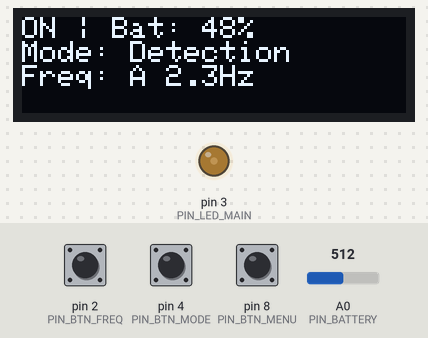
Recording of a sketch running on a simulated Arduino Uno, built with avr-gcc and run on an emulated ATmega328P. On the bench: 128×32 one-colour display, output pins drawn as LEDs (lit = HIGH). The test bench sets the inputs (shaded band); at power-on: pin 4 (PIN_BTN_MODE) HIGH, pin 2 (PIN_BTN_FREQ) HIGH, pin 8 (PIN_BTN_MENU) HIGH, A0 (PIN_BATTERY) = 512. EEPROM starts erased; what the sketch prints to the serial monitor is not drawn.

Above: at 5.6 s.
5.7 s: pin 4 (PIN_BTN_MODE) pulled LOW for 0.15 s
At 6.5 s:
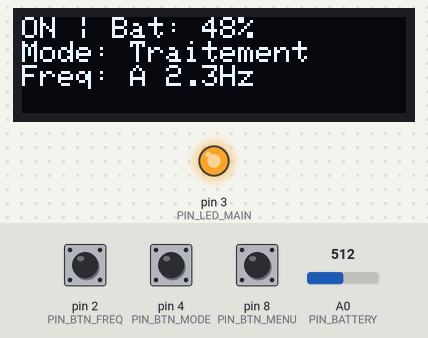
7.3 s: pin 4 (PIN_BTN_MODE) pulled LOW for 1 s
At 7.7 s:
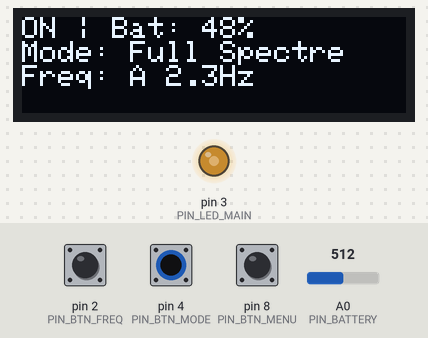
9.8 s: pin 2 (PIN_BTN_FREQ) pulled LOW for 0.15 s
At 10.8 s:
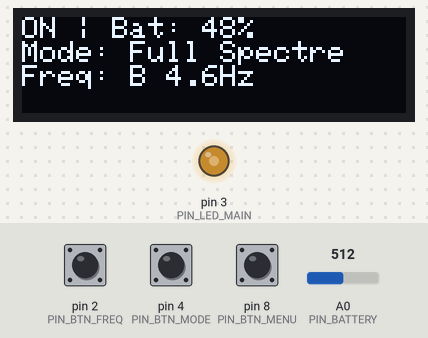
11.4 s: pin 8 (PIN_BTN_MENU) pulled LOW for 0.15 s
At 12.0 s:
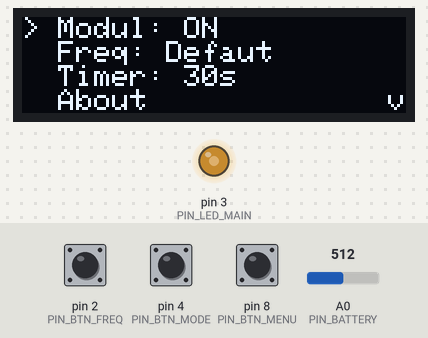
13.0 s: pin 8 (PIN_BTN_MENU) pulled LOW for 1 s
At 13.5 s:
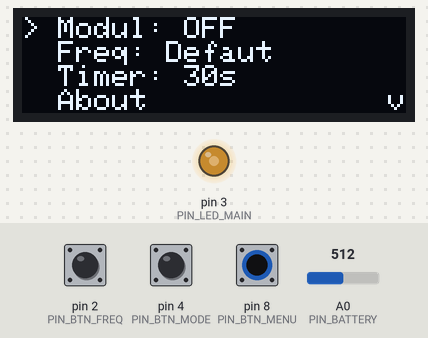
15.5 s: pin 4 (PIN_BTN_MODE) pulled LOW for 0.15 s
At 16.3 s:
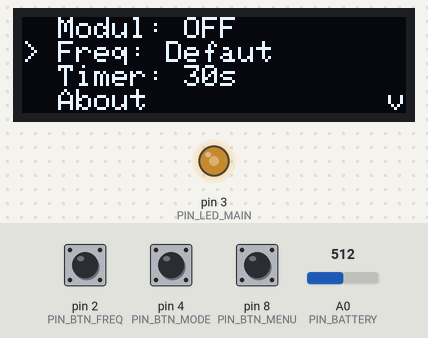
Timing chart, 0 to 18.1 s (numbered marks = the images above; inputs shaded):
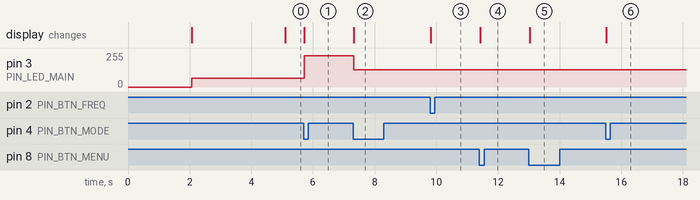

Measured:
- after the input at 5.7 s, pin 3 (PIN_LED_MAIN): 64/255 → 235/255 at once; the display: changes at once (image 1)
- after the input at 7.3 s, pin 3 (PIN_LED_MAIN): 235/255 → 128/255 at once; the display: changes at once (image 2)
- after the input at 9.8 s, the display: changes at once (image 3)
- after the input at 11.4 s, the display: changes at once (image 4)
- after the input at 13.0 s, the display: changes at once (image 5)
- after the input at 15.5 s, the display: changes at once (image 6)

The sketch:

stylet_auriculo_ATmega328P_v8.0_flashVersion.ino
```cpp
// (licence header left out)
#include <Wire.h>
#include <Adafruit_GFX.h>
#include <Adafruit_SSD1306.h>
#include <EEPROM.h>
#include <avr/pgmspace.h>

// ═══ Configuration OLED ═══
#define SCREEN_WIDTH 128
#define SCREEN_HEIGHT 32
#define OLED_RESET -1
#define SCREEN_ADDRESS 0x3C
Adafruit_SSD1306 display(SCREEN_WIDTH, SCREEN_HEIGHT, &Wire, OLED_RESET);

// ═══ Pins ═══
const uint8_t PIN_LED_MAIN = 3;     // PWM Timer2 (PD3/D3)
const uint8_t PIN_BTN_FREQ = 2;     // INT0 (PD2/D2)
const uint8_t PIN_BTN_MODE = 4;     // (PD4/D4)
const uint8_t PIN_BTN_MENU = 8;     // (PB0/D8)
const uint8_t PIN_BATTERY  = A0;    // ADC0 (PC0/A0)

// ═══ PWM ═══
#define PWM_MAX 255                    // 8-bit PWM maximum

// ═══ Fréquences de Nogier (Hz) ═══
const float frequencies[] PROGMEM = {
  2.28,   // A - Fréquence cellulaire
  4.56,   // B - Fréquence nutritive
  9.12,   // C - Fréquence nerveuse
  18.25,  // D - Fréquence circulatoire
  36.50,  // E - Fréquence psychique
  73.00,  // F - Fréquence dégénérescence
  146.00, // G - Fréquence séquentielle
  276.00  // L - Fréquence universelle
};
const char freqNames[] PROGMEM = {'A', 'B', 'C', 'D', 'E', 'F', 'G', 'L'};

// ═══ Mesure batterie (standalone : ATmega328P-AU @ 3.3V, batterie Li-Ion) ═══
// VREF = VCC = 3.3V (sortie LDO MCP1700T)
const float VREF = 3.3;               // Référence ADC = VCC 3.3V
const float R_HIGH = 100000.0;         // R8 = 100kΩ (diviseur haut)
const float R_LOW  = 33000.0;          // R9 = 33kΩ  (diviseur bas)
const float VBAT_MAX = 4.2;            // Tension max Li-Ion chargée
const float VBAT_MIN = 3.0;            // Tension min cutoff Li-Ion

// ═══ Modes de fonctionnement ═══
enum Mode {
  MODE_DETECTION = 0,
  MODE_TREATMENT,
  MODE_WHITE,
  MODE_COUNT
};

const char modeName0[] PROGMEM = "Detection";
const char modeName1[] PROGMEM = "Traitement";
const char modeName2[] PROGMEM = "Full Spectre";
const char* const modeNames[MODE_COUNT] PROGMEM = {
  modeName0, modeName1, modeName2
};

// Duty cycles moyens par mode (pour 8-bit PWM : 0-255)
const uint8_t modeDutyCycles[MODE_COUNT] = {
  64,   // DETECTION  : 25% de 255 ≈ 64  (5mA)
  235,  // TREATMENT  : 92% de 255 ≈ 235 (20mA)
  128   // WHITE      : 50% de 255 = 128 (10mA)
};

// ═══ État du système ═══
volatile uint8_t currentFreq = 0;       // Index fréquence actuelle (0-7)
volatile uint8_t currentMode = MODE_DETECTION;
volatile bool btnFreqPressed = false;
volatile bool btnModePressed = false;
volatile bool btnMenuPressed = false;

// ⭐ Modulation
bool modulationEnabled = true;          // Modulation ON/OFF
const float MODULATION_DEPTH = 0.70;    // Profondeur 70%

// ⭐ Ajustement fréquences (±30%)
uint8_t freqAdjustIndex = 1;            // 0=-30%, 1=Défaut, 2=+30%
const float freqMultipliers[] PROGMEM = {0.70, 1.00, 1.30};
const char freqAdjL0[] PROGMEM = "-30%";
const char freqAdjL1[] PROGMEM = "Defaut";
const char freqAdjL2[] PROGMEM = "+30%";
const char* const freqAdjustLabels[] PROGMEM = {freqAdjL0, freqAdjL1, freqAdjL2};

// ⭐ Menu OLED
enum MenuState {
  MENU_MAIN_DISPLAY = 0,
  MENU_CONFIG,
  MENU_TIMER_SET,
  MENU_ABOUT,
  MENU_COUNT
};
MenuState menuState = MENU_MAIN_DISPLAY;
uint8_t menuSelection = 0;

// ⭐ Timer (en secondes, pas de 10s)
bool timerEnabled = false;
uint16_t timerSeconds = 0;              // Secondes restantes
uint16_t timerSetSeconds = 30;          // Durée configurée (secondes, défaut 30s)
unsigned long timerLastUpdate = 0;

// Anti-rebond boutons (un timer par bouton)
const uint16_t DEBOUNCE_DELAY = 200;
unsigned long lastDebounceFreq = 0;
unsigned long lastDebounceMode = 0;
unsigned long lastDebounceMenu = 0;

// Mesure batterie
float batteryVoltage = 4.2;
uint8_t batteryPercent = 100;
unsigned long lastBatteryCheck = 0;
const uint16_t BATTERY_CHECK_INTERVAL = 5000;

// EEPROM addresses
const uint8_t EEPROM_ADDR_MODULATION = 0;
const uint8_t EEPROM_ADDR_TIMER_TENS = 1;   // Stocké en dizaines de secondes (3=30s, 6=60s...)
const uint8_t EEPROM_ADDR_FREQ_ADJUST = 2;  // Index ajustement fréquence (0/1/2)

// ═══ Helpers PROGMEM ═══
// Lire un float depuis PROGMEM
float getFrequency(uint8_t idx) {
  float val;
  memcpy_P(&val, &frequencies[idx], sizeof(float));
  return val;
}
float getFreqMultiplier(uint8_t idx) {
  float val;
  memcpy_P(&val, &freqMultipliers[idx], sizeof(float));
  return val;
}
// Lire un char depuis PROGMEM
char getFreqName(uint8_t idx) {
  return (char)pgm_read_byte(&freqNames[idx]);
}
// Lire un string PROGMEM dans un buffer
char _pgmBuf[16];
const char* getModeName(uint8_t idx) {
  strcpy_P(_pgmBuf, (const char*)pgm_read_ptr(&modeNames[idx]));
  return _pgmBuf;
}
const char* getFreqAdjLabel(uint8_t idx) {
  strcpy_P(_pgmBuf, (const char*)pgm_read_ptr(&freqAdjustLabels[idx]));
  return _pgmBuf;
}

// ═══════════════════════════════════════════════════════════════════════════
//  SETUP
// ═══════════════════════════════════════════════════════════════════════════

void setup() {
  // Initialisation série (debug via FTDI si connecté)
  Serial.begin(57600);
  Serial.println(F("\n=== Stylet Auriculotherapie v8.0 (Flash) ==="));
  Serial.println(F("ATmega328P-AU @ 8MHz / 3.3V\n"));

  // Configuration des pins
  pinMode(PIN_LED_MAIN, OUTPUT);
  pinMode(PIN_BTN_FREQ, INPUT_PULLUP);
  pinMode(PIN_BTN_MODE, INPUT_PULLUP);
  pinMode(PIN_BTN_MENU, INPUT_PULLUP);
  pinMode(PIN_BATTERY, INPUT);

  // Configuration PWM Timer2 pour LED principale
  setupPWM();

  // Initialisation I2C
  Wire.begin();
  Wire.setClock(100000);  // 100kHz (safe pour OLED)

  // Initialisation OLED (pas de delay - laisser le condensateur chargé)
  if(!display.begin(SSD1306_SWITCHCAPVCC, SCREEN_ADDRESS)) {
    Serial.println(F("OLED non detecte !"));
  } else {
    Serial.println(F("OLED initialise"));
    display.clearDisplay();
    display.setTextSize(1);
    display.setTextColor(SSD1306_WHITE);

    // Splash screen
    display.setCursor(10, 8);
    display.println(F("Stylet Auriculo"));
    display.setCursor(35, 20);
    display.println(F("v8.0"));
    display.display();
    delay(2000);
  }

  // Charger configuration depuis EEPROM
  loadConfig();

  // Attachement interruptions boutons
  attachInterrupt(digitalPinToInterrupt(PIN_BTN_FREQ), isrBtnFreq, FALLING);

  // Affichage initial
  updateDisplay();

  Serial.println(F("Systeme initialise"));
  Serial.print(F("Freq: ")); Serial.print(getFreqName(currentFreq));
  Serial.print(F(" (")); Serial.print(getFrequency(currentFreq)); Serial.println(F(" Hz)"));
  Serial.print(F("Mode: ")); Serial.println(getModeName(currentMode));
  Serial.print(F("Modulation: ")); Serial.println(modulationEnabled ? F("ON") : F("OFF"));
  Serial.print(F("Freq Adjust: ")); Serial.println(getFreqAdjLabel(freqAdjustIndex));
}

// ═══════════════════════════════════════════════════════════════════════════
//  LOOP PRINCIPAL
// ═══════════════════════════════════════════════════════════════════════════

void loop() {
  static unsigned long lastModulationUpdate = 0;

  // Gestion boutons
  handleButtons();

  // Calcul PWM avec modulation
  // modulationEnabled=true → "ON" à l'écran → lumière stable (lissage actif)
  // modulationEnabled=false → "OFF" à l'écran → variation visuelle des fréquences
  if (currentMode != MODE_WHITE && !modulationEnabled) {
    // Modulation OFF → on voit les fréquences varier
    if (millis() - lastModulationUpdate >= 1) {  // Update 1ms
      lastModulationUpdate = millis();
      uint8_t pwmValue = calculateModulatedPWM();
      analogWrite(PIN_LED_MAIN, pwmValue);
    }
  } else {
    // Modulation ON ou mode BLANC → duty cycle fixe (lumière stable)
    analogWrite(PIN_LED_MAIN, modeDutyCycles[currentMode]);
  }

  // Mesure batterie périodique
  if (millis() - lastBatteryCheck >= BATTERY_CHECK_INTERVAL) {
    lastBatteryCheck = millis();
    updateBatteryStatus();
  }

  // Gestion timer
  if (timerEnabled) {
    updateTimer();
  }

  // Mise à jour affichage périodique
  static unsigned long lastDisplayUpdate = 0;
  if (millis() - lastDisplayUpdate > 500) {
    lastDisplayUpdate = millis();
    updateDisplay();
  }
}

// ═══════════════════════════════════════════════════════════════════════════
//  CALCUL PWM AVEC MODULATION
// ═══════════════════════════════════════════════════════════════════════════

// Helper : fréquence ajustée selon réglage utilisateur (±30%)
float getAdjustedFreq() {
  return getFrequency(currentFreq) * getFreqMultiplier(freqAdjustIndex);
}

uint8_t calculateModulatedPWM() {
  // Formule : PWM = duty_moyen ± (amplitude × sin(2π × freq_nogier × t))

  float timeSeconds = millis() / 1000.0;
  float freqNogier = getAdjustedFreq();
  uint8_t baseDuty = modeDutyCycles[currentMode];

  // Amplitude de modulation (70% de la plage disponible)
  float amplitude = (PWM_MAX / 2.0) * MODULATION_DEPTH;

  // Calcul sinusoïdal
  float modulationFactor = sin(2.0 * PI * freqNogier * timeSeconds);

  // Application
  int16_t pwmValue = baseDuty + (amplitude * modulationFactor);

  // Saturation
  if (pwmValue < 0) pwmValue = 0;
  if (pwmValue > PWM_MAX) pwmValue = PWM_MAX;

  return (uint8_t)pwmValue;
}

// ═══════════════════════════════════════════════════════════════════════════
//  CONFIGURATION PWM TIMER2
// ═══════════════════════════════════════════════════════════════════════════

void setupPWM() {
  // Timer2 : Fast PWM, non-inverting, prescaler /32
  // Fréquence = 8MHz / (32 × 256) = 976 Hz

  TCCR2A = _BV(COM2B1) | _BV(WGM21) | _BV(WGM20);  // Fast PWM, Clear OC2B
  TCCR2B = _BV(CS21) | _BV(CS20);                  // Prescaler /32
  OCR2B = 0;                                       // Duty cycle initial 0%
}

// ═══════════════════════════════════════════════════════════════════════════
//  AFFICHAGE OLED
// ═══════════════════════════════════════════════════════════════════════════

void updateDisplay() {


  display.clearDisplay();

  switch (menuState) {
    case MENU_MAIN_DISPLAY:
      drawMainScreen();
      break;
    case MENU_CONFIG:
      drawConfigMenu();
      break;
    case MENU_TIMER_SET:
      drawTimerSetScreen();
      break;
    case MENU_ABOUT:
      drawAboutScreen();
      break;
  }

  display.display();
}

void drawMainScreen() {
  display.setTextSize(1);

  // Ligne 1 (Y=0) : Statut + Batterie
  display.setCursor(0, 0);
  display.print(F("ON | Bat: "));
  display.print(batteryPercent);
  display.print(F("%"));

  // Ligne 2 (Y=8) : Mode + Modulation
  display.setCursor(0, 8);
  display.print(F("Mode: "));
  display.print(getModeName(currentMode));
  if (!modulationEnabled && currentMode != MODE_WHITE) {
    display.print(F(" [MOD]"));
  }

  // Ligne 3 (Y=16) : Fréquence
  display.setCursor(0, 16);
  display.print(F("Freq: "));
  display.print(getFreqName(currentFreq));
  display.print(F(" "));
  display.print(getAdjustedFreq(), 1);
  display.print(F("Hz"));
  if (freqAdjustIndex != 1) {
    display.print(F(" "));
    display.print(getFreqAdjLabel(freqAdjustIndex));
  }

  // Ligne 4 (Y=24) : Timer si actif
  if (timerEnabled && timerSeconds > 0) {
    display.setCursor(0, 24);
    display.print(F("Timer: "));
    uint16_t mins = timerSeconds / 60;
    uint16_t secs = timerSeconds % 60;
    if (mins < 10) display.print(F("0"));
    display.print(mins);
    display.print(F(":"));
    if (secs < 10) display.print(F("0"));
    display.print(secs);
  }
}

void drawConfigMenu() {
  display.setTextSize(1);

  // 5 options avec défilement (4 lignes visibles sur OLED 128×32)
  const uint8_t MENU_ITEMS = 5;
  uint8_t scrollOffset = 0;
  if (menuSelection > 3) scrollOffset = menuSelection - 3;

  for (uint8_t i = 0; i < 4; i++) {
    uint8_t idx = scrollOffset + i;
    if (idx >= MENU_ITEMS) break;

    display.setCursor(0, i * 8);
    display.print(idx == menuSelection ? F(">") : F(" "));

    switch (idx) {
      case 0:
        display.print(F(" Modul: "));
        display.print(modulationEnabled ? F("ON") : F("OFF"));
        break;
      case 1:
        display.print(F(" Freq: "));
        display.print(getFreqAdjLabel(freqAdjustIndex));
        break;
      case 2:
        display.print(F(" Timer: "));
        display.print(timerSetSeconds);
        display.print(F("s"));
        break;
      case 3:
        display.print(F(" About"));
        break;
      case 4:
        display.print(F(" Retour"));
        break;
    }
  }

  // Indicateur défilement si items cachés en bas
  if (scrollOffset + 4 < MENU_ITEMS) {
    display.setCursor(122, 24);
    display.print(F("v"));
  }
}

void drawTimerSetScreen() {
  display.setTextSize(1);
  display.setCursor(0, 0);
  display.println(F("Timer Configuration"));

  display.setCursor(0, 12);
  display.print(F("Duree: "));
  display.print(timerSetSeconds);
  display.println(F(" sec"));

  display.setCursor(0, 24);
  display.println(F("FREQ:+10s MODE:Start"));
}

void drawAboutScreen() {
  display.setTextSize(1);
  display.setCursor(0, 0);
  display.println(F("Stylet"));
  display.println(F("Auriculotherapie"));
  display.println(F("Version: 8.0"));
  display.println(F("Created by: Fabrice D."));
}

// ═══════════════════════════════════════════════════════════════════════════
//  GESTION BOUTONS
// ═══════════════════════════════════════════════════════════════════════════

void handleButtons() {
  unsigned long currentTime = millis();

  // ═══ Bouton FREQ (interruption + anti-rebond propre) ═══
  if (btnFreqPressed && (currentTime - lastDebounceFreq >= DEBOUNCE_DELAY)) {
    btnFreqPressed = false;
    lastDebounceFreq = currentTime;
    if (menuState == MENU_MAIN_DISPLAY) {
      currentFreq = (currentFreq + 1) % 8;
      Serial.print(F("Freq: ")); Serial.println(getFreqName(currentFreq));
    } else if (menuState == MENU_TIMER_SET) {
      timerSetSeconds += 10;
      if (timerSetSeconds > 300) timerSetSeconds = 10;  // 10s à 300s (5min)
      saveConfig();
    }
    updateDisplay();
  }

  // ═══ Bouton MODE (polling + anti-rebond propre) ═══
  bool modeState = (digitalRead(PIN_BTN_MODE) == LOW);
  if (modeState && !btnModePressed && (currentTime - lastDebounceMode >= DEBOUNCE_DELAY)) {
    btnModePressed = true;
    lastDebounceMode = currentTime;
    if (menuState == MENU_MAIN_DISPLAY) {
      currentMode = (currentMode + 1) % MODE_COUNT;
      Serial.print(F("Mode: ")); Serial.println(getModeName(currentMode));
    } else if (menuState == MENU_CONFIG) {
      menuSelection = (menuSelection + 1) % 5;  // 5 options: Modul, Freq, Timer, About, Retour
    } else if (menuState == MENU_TIMER_SET) {
      timerSeconds = timerSetSeconds;
      timerEnabled = true;
      timerLastUpdate = millis();
      menuState = MENU_MAIN_DISPLAY;
      Serial.print(F("Timer: ")); Serial.print(timerSetSeconds); Serial.println(F("s"));
    }
    updateDisplay();
  }
  if (!modeState) {
    btnModePressed = false;
  }

  // ═══ Bouton MENU (polling + anti-rebond propre) ═══
  bool menuBtnState = (digitalRead(PIN_BTN_MENU) == LOW);
  if (menuBtnState && !btnMenuPressed && (currentTime - lastDebounceMenu >= DEBOUNCE_DELAY)) {
    btnMenuPressed = true;
    lastDebounceMenu = currentTime;
    if (menuState == MENU_MAIN_DISPLAY) {
      menuState = MENU_CONFIG;
      menuSelection = 0;
    } else if (menuState == MENU_CONFIG) {
      if (menuSelection == 0) {
        // Modulation: toggle
        modulationEnabled = !modulationEnabled;
        saveConfig();
      } else if (menuSelection == 1) {
        // Freq Adjust: cycle -30% / Defaut / +30%
        freqAdjustIndex = (freqAdjustIndex + 1) % 3;
        saveConfig();
      } else if (menuSelection == 2) {
        // Timer: ouvrir config
        menuState = MENU_TIMER_SET;
      } else if (menuSelection == 3) {
        // About: afficher
        menuState = MENU_ABOUT;
      } else if (menuSelection == 4) {
        // Retour: ecran principal
        menuState = MENU_MAIN_DISPLAY;
      }
    } else if (menuState == MENU_TIMER_SET) {
      menuState = MENU_CONFIG;
    } else if (menuState == MENU_ABOUT) {
      menuState = MENU_CONFIG;
    }
    updateDisplay();
  }
  if (!menuBtnState) {
    btnMenuPressed = false;
  }
}

// ISR bouton FREQ
void isrBtnFreq() {
  btnFreqPressed = true;
}

// ═══════════════════════════════════════════════════════════════════════════
//  GESTION TIMER
// ═══════════════════════════════════════════════════════════════════════════

void updateTimer() {
  if (millis() - timerLastUpdate >= 1000) {
    timerLastUpdate = millis();

    if (timerSeconds > 0) {
      timerSeconds--;

      if (timerSeconds == 0) {
        // Timer terminé : alarme
        timerEnabled = false;

        // Clignotement LED pour alarme
        for (uint8_t i = 0; i < 6; i++) {
          analogWrite(PIN_LED_MAIN, 255);
          delay(200);
          analogWrite(PIN_LED_MAIN, 0);
          delay(200);
        }
      }
    }
  }
}

// ═══════════════════════════════════════════════════════════════════════════
//  GESTION BATTERIE
// ═══════════════════════════════════════════════════════════════════════════

void updateBatteryStatus() {
  // Lecture ADC
  int adcValue = analogRead(PIN_BATTERY);

  // Conversion en tension (VREF = VCC = 3.3V)
  float vMeasured = (adcValue / 1023.0) * VREF;

  // Tension batterie réelle (diviseur résistif R8/R9)
  batteryVoltage = vMeasured * ((R_HIGH + R_LOW) / R_LOW);

  // Calcul pourcentage (linéaire entre VBAT_MIN et VBAT_MAX)
  batteryPercent = (uint8_t)(((batteryVoltage - VBAT_MIN) / (VBAT_MAX - VBAT_MIN)) * 100.0);

  // Saturation
  if (batteryPercent > 100) batteryPercent = 100;
  if (batteryPercent < 0) batteryPercent = 0;
}

// ═══════════════════════════════════════════════════════════════════════════
//  GESTION ÉCRAN
// ═══════════════════════════════════════════════════════════════════════════


// ═══════════════════════════════════════════════════════════════════════════
//  SAUVEGARDE/CHARGEMENT EEPROM
// ═══════════════════════════════════════════════════════════════════════════

void saveConfig() {
  EEPROM.write(EEPROM_ADDR_MODULATION, modulationEnabled ? 1 : 0);
  EEPROM.write(EEPROM_ADDR_TIMER_TENS, timerSetSeconds / 10);
  EEPROM.write(EEPROM_ADDR_FREQ_ADJUST, freqAdjustIndex);
}

void loadConfig() {
  uint8_t modValue = EEPROM.read(EEPROM_ADDR_MODULATION);
  if (modValue <= 1) {
    modulationEnabled = (modValue == 1);
  }

  uint8_t timerTens = EEPROM.read(EEPROM_ADDR_TIMER_TENS);
  if (timerTens >= 1 && timerTens <= 30) {  // 10s à 300s
    timerSetSeconds = timerTens * 10;
  }

  uint8_t freqAdj = EEPROM.read(EEPROM_ADDR_FREQ_ADJUST);
  if (freqAdj <= 2) {
    freqAdjustIndex = freqAdj;
  }
}
```
